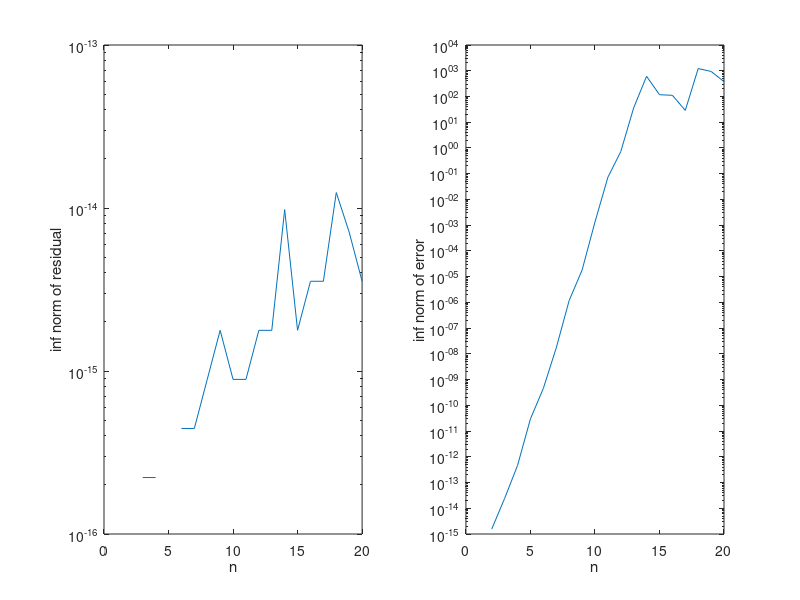

Recreate this plot in MATLAB.
%%
NM = 20;
res = nan(1,NM);
errs = nan(1,NM);
xs = cell(1,NM);
es = cell(1,NM);
for i = 1:NM
   H = hilb(i);
   x = (1:i)';
   b = H*x;
   xbar = H\b;
   res(i) = norm(H*xbar-b,inf);
   xs{i} = xbar;
   es{i} = (xbar-x)./x;
   errs(i) = norm(x-xbar,inf);
end
subplot(1,2,1);
semilogy(res);
xlabel('n');
ylabel('inf norm of residual');
subplot(1,2,2);
semilogy(errs);
xlabel('n');
ylabel('inf norm of error');